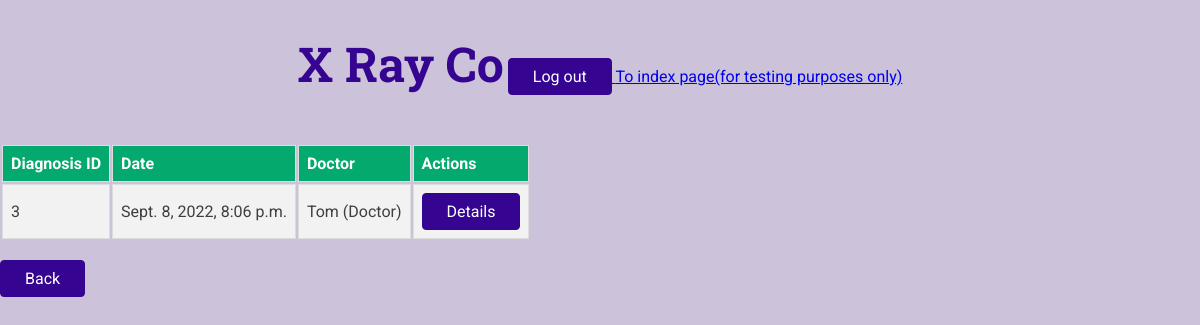
/NurseViewPatientProfile/s9672233h, run on the app's committed database.
### website/models.py (models this page shows, shortened)
class Diagnosis(models.Model):
    D_PatientID = models.OneToOneField(CaseReport, on_delete=models.CASCADE)
    D_DateTime = models.DateTimeField(auto_now=True)
    D_EmployeeID = models.ForeignKey(Employee, on_delete=models.CASCADE)
    D_SymptomRisk = models.CharField(max_length=30)
    D_XRayRisk = models.CharField(max_length=30)
    D_CovidDiagnosis = models.CharField(max_length=50, blank=True, null=True)
    D_Medication = models.TextField(blank=True, null=True)

class Employee(models.Model):
    E_Password = models.CharField(max_length=30)
    E_Name = models.CharField(max_length=30)
    E_Phone = models.CharField(max_length=30)
    E_Email = models.CharField(max_length=30)
    E_RoleName = models.ForeignKey(Role, on_delete=models.CASCADE)
    def __str__(self):
        return f"{self.E_Name} ({self.E_RoleName})"

class Role(models.Model):
    R_RoleName = models.CharField(max_length=20)
    def __str__(self):
        return self.R_RoleName

### website/views.py (the view)
# urls.py: path('NurseViewPatientProfile/<slug:P_slug>', views.NurseViewPatientProfile),
def NurseViewPatientProfile(request, P_slug):
    patient_history = Diagnosis.objects.filter(D_PatientID__CR_PatientID__P_slug=P_slug)
    context = {'patient_history': patient_history}
    return render(request, 'website/NurseViewPatientProfile.html', context)

### website/templates/website/NurseViewPatientProfile.html (shortened to what this page needs)
{% extends 'website/base/base.html' %}
{% block body %}
    {% if patient_history %}
        <table class="content-table">
            <tr>
                <th>Diagnosis ID</th>
                <th>Date</th>
                <th>Doctor</th>
                <th>Actions</th>
            </tr>
            {% for i in patient_history %}
                <tr>
                    <td>{{i.id}}</td>
                    <td>{{i.D_DateTime}}</td>
                    <td>{{i.D_EmployeeID}}</td>
                    <td><a href="/NurseViewPatientDiagnosis/{{ i.id }}"><button>Details</button></a></td>
                </tr>
            {% endfor %}
        </table>
    {% else %}
        <p>Patient has no prior history.</p>
    {% endif %}
    <br>
    <div>
        <a href="/NurseHomepage/"><button>Back</button></a>
    </div>
{% endblock %}

### website/static/website/styles/base.css (style rules this page uses)
* { box-sizing: border-box; }
body { font-family: 'Roboto', sans-serif; margin: 0; background-color: #ccc3db; color: #3e3e41; }
button, .btn { cursor: pointer; font: inherit; padding: 0.5rem 1.5rem; background-color: #350490; border: 1px solid #350490; color: white; border-radius: 4px; text-decoration: none; }

### website/templates/website/base/base.html (style rules this page uses)
.content-table td, .content-table th { border: 1px solid #ddd; padding: 8px; }
.content-table tr:nth-child(even) { background-color: #f2f2f2; }
.content-table th { padding-top: 8px; padding-bottom: 8px; text-align: left; background-color: #04AA6D; color: white; }

### data on the page
Diagnosis: id "3", D_DateTime "Sept. 8, 2022, 8:06 p.m.", D_EmployeeID "Tom (Doctor)"
